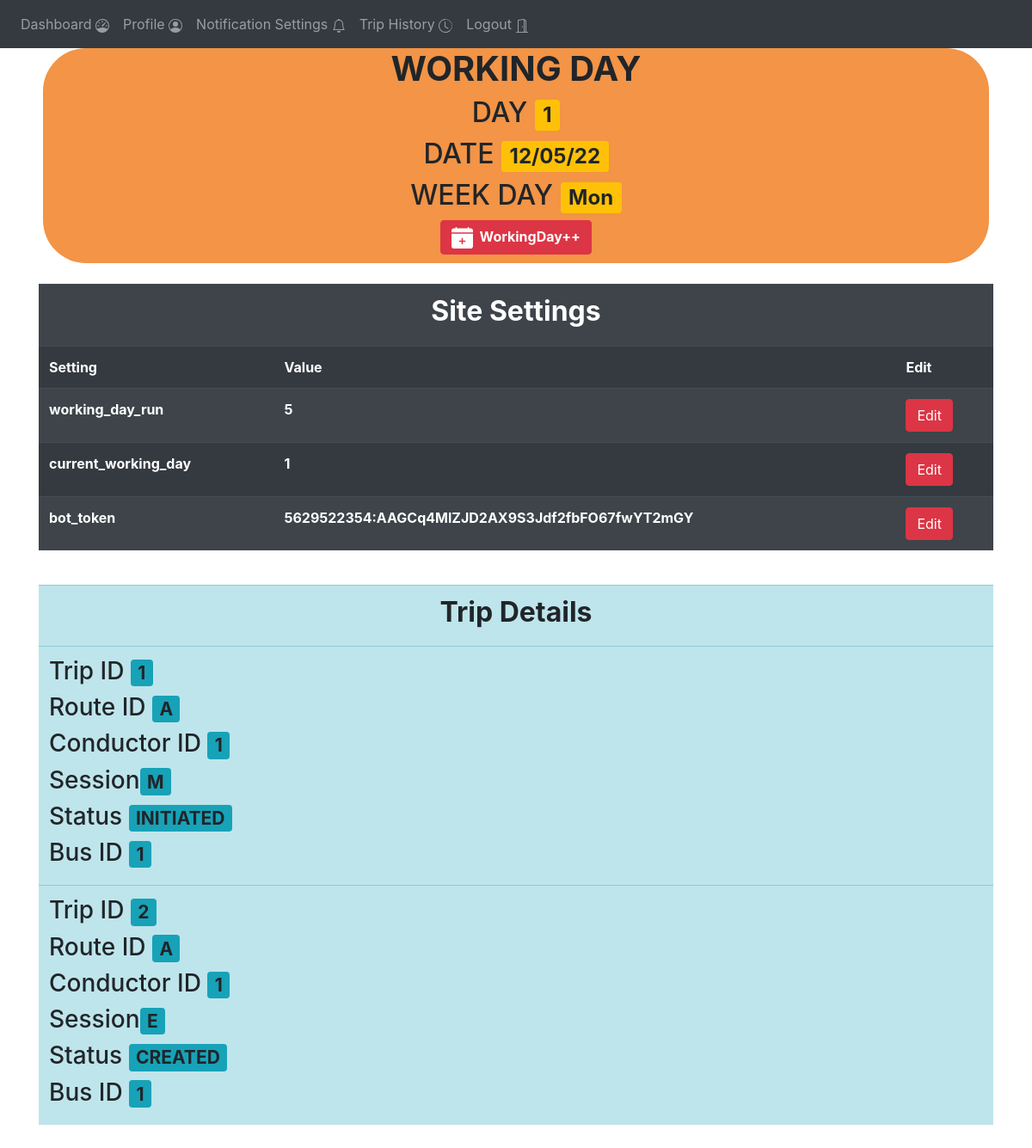
The app's page /admin-home (signed in), older data.
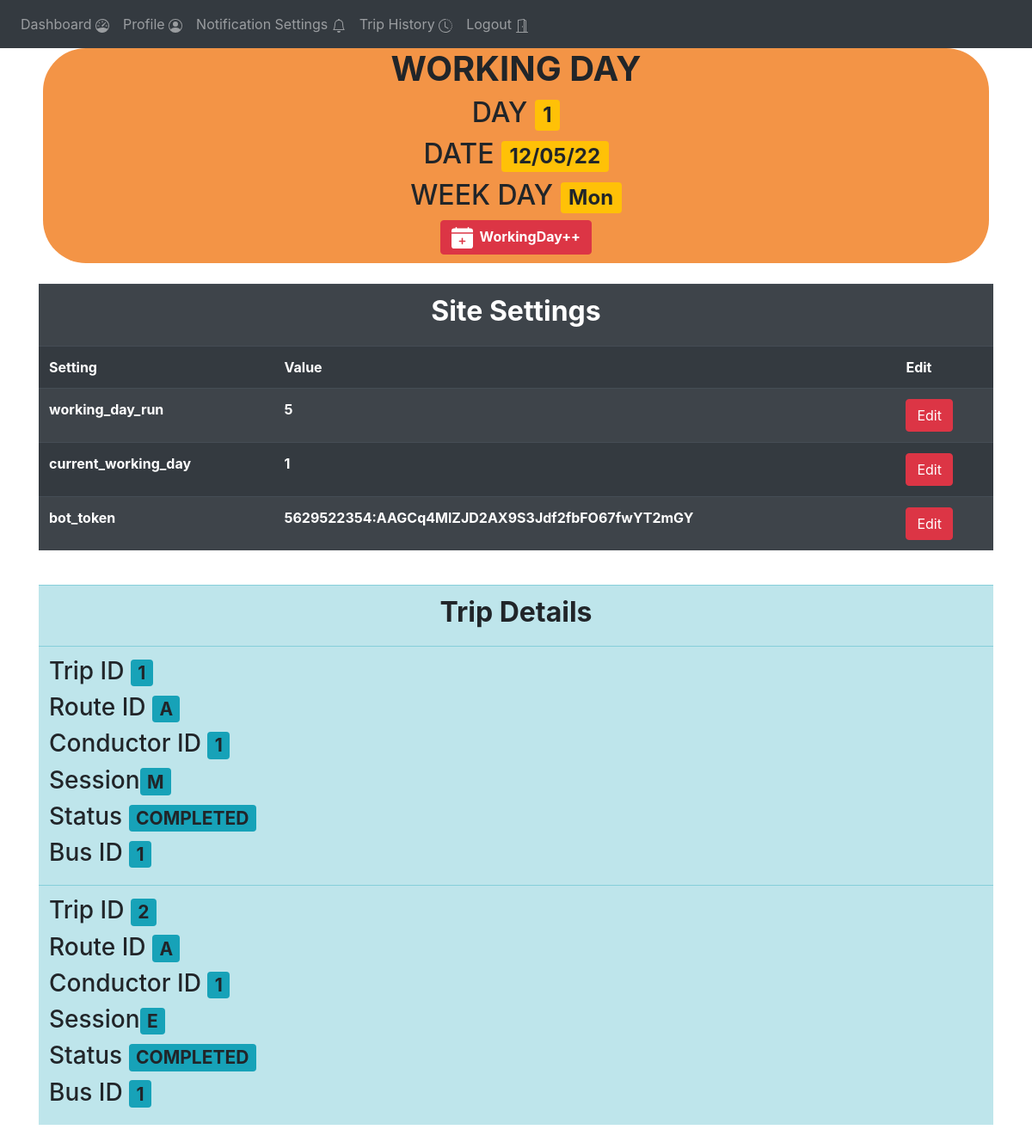
The same page, newer data.
### website/models.py (models this page shows)
class Trips(db.Model):
    trip_id = db.Column(db.Integer, primary_key=True)
    working_day = db.Column(db.Integer)
    route_id = db.Column(db.Integer)
    conductor_id = db.Column(db.Integer)
    bus_id =  db.Column(db.String(1))
    session = db.Column(db.String(1))
    status = db.Column(db.String(15))
    current_phase = db.Column(db.String(15))
    start_time =  db.Column(db.String(15))
    end_time = db.Column(db.String(15))

### website/views.py (the view)
@views.route('/admin-home', methods=['GET', 'POST'])
@login_required
def admin_home():
    working_day = Site_settings.query.filter_by(key="current_working_day").first().value
    w = Working_day.query.filter_by(day=working_day).first()
    ss = Site_settings.query.all()
    trips = Trips.query.filter_by(working_day=w.day)
    return render_template("admin_home.html" , user = current_user, w = w , ss= ss , trips=trips)

### website/__init__.py (called while the page is built)
def create_app():
    app = Flask(__name__)
    app.config['SECRET_KEY'] = '#itsactuallyapassword'
    app.config['SQLALCHEMY_DATABASE_URI'] = f'sqlite:///{DB_NAME}'
    db.init_app(app)
    from .views import views
    from .auth import auth
    app.register_blueprint(views, url_prefix='/')
    app.register_blueprint(auth, url_prefix='/')
    from .models import User
    create_database(app)
    login_manager = LoginManager()
    login_manager.login_view = 'auth.login'
    login_manager.init_app(app)
    @login_manager.user_loader
    def load_user(id):
        return User.query.get(int(id))
    return app

### website/templates/admin_home.html (shortened to what this page needs)
{% extends "base.html" %}
{% block content %}
<div  style="background-color: rgb(243, 148, 70);align-content: center ;text-align: center ;margin-left: 5px;margin-right: 5px;padding-left: 5px;padding-right:5px ; padding-bottom : 10px;border-radius: 50px;">
  <h1><b>WORKING DAY</h1></b>
  <h2>DAY  <span class="badge bg-warning">{{w.day}}</span></h2>
  <h2>DATE <span class="badge bg-warning">{{w.date}}</span></h2>
  <h2>WEEK DAY  <span class="badge bg-warning">{{w.week_day}}</span></h2>
  <button  class = "btn btn-danger" onclick="increment_working_day()"><b>
    <span>
  </span>&nbsp;WorkingDay++
</b></button>
</div>
<br>
<div>
  <table class="table table-striped table-dark">
    <tr>
      <th colspan="3"><h2 align="center"><b>Site Settings</b></h2></th>
    </tr>
    <tr>
      <th>Setting</th>
      <th>Value</th>
      <th>Edit</th>
    </tr>
    {% for s in ss %}
      <tr>
        <th>{{s.key}}</th>
        <th>{{s.value}}</th>
        <th><button class="btn btn-danger">Edit</button></th>
      </tr>
    {% endfor%}
  </table>
</div>
<br>
<div>
      <table class="table table-info">
        <tr>
          <th colspan="2"><h2 align="center"><b>Trip Details</b></h2></th>
          {% for trip in trips%}
          <tr>
            <th colspan="2">
              <h3>Trip ID <span class="badge bg-info">{{trip.trip_id}}</span></h3>
              <h3>Route ID <span class="badge bg-info">{{trip.route_id}}</span></h3>
              <h3>Conductor ID <span class="badge bg-info">{{trip.conductor_id}}</span></h3>
              <h3>Session<span class="badge bg-info">{{trip.session}}</span></h3>
              <h3>Status <span class="badge bg-info">{{trip.status}}</span></h3>
              <h3>Bus ID <span class="badge bg-info">{{trip.bus_id}}</span></h3>
            </th>
          </tr>
          {%endfor%}
      </table>
</div>
<br>
{% endblock %}

Row changes from the older to the newer data that the page shows:
changed Trips id 1: status "INITIATED" → "COMPLETED"
changed Trips id 2: status "CREATED" → "COMPLETED"
